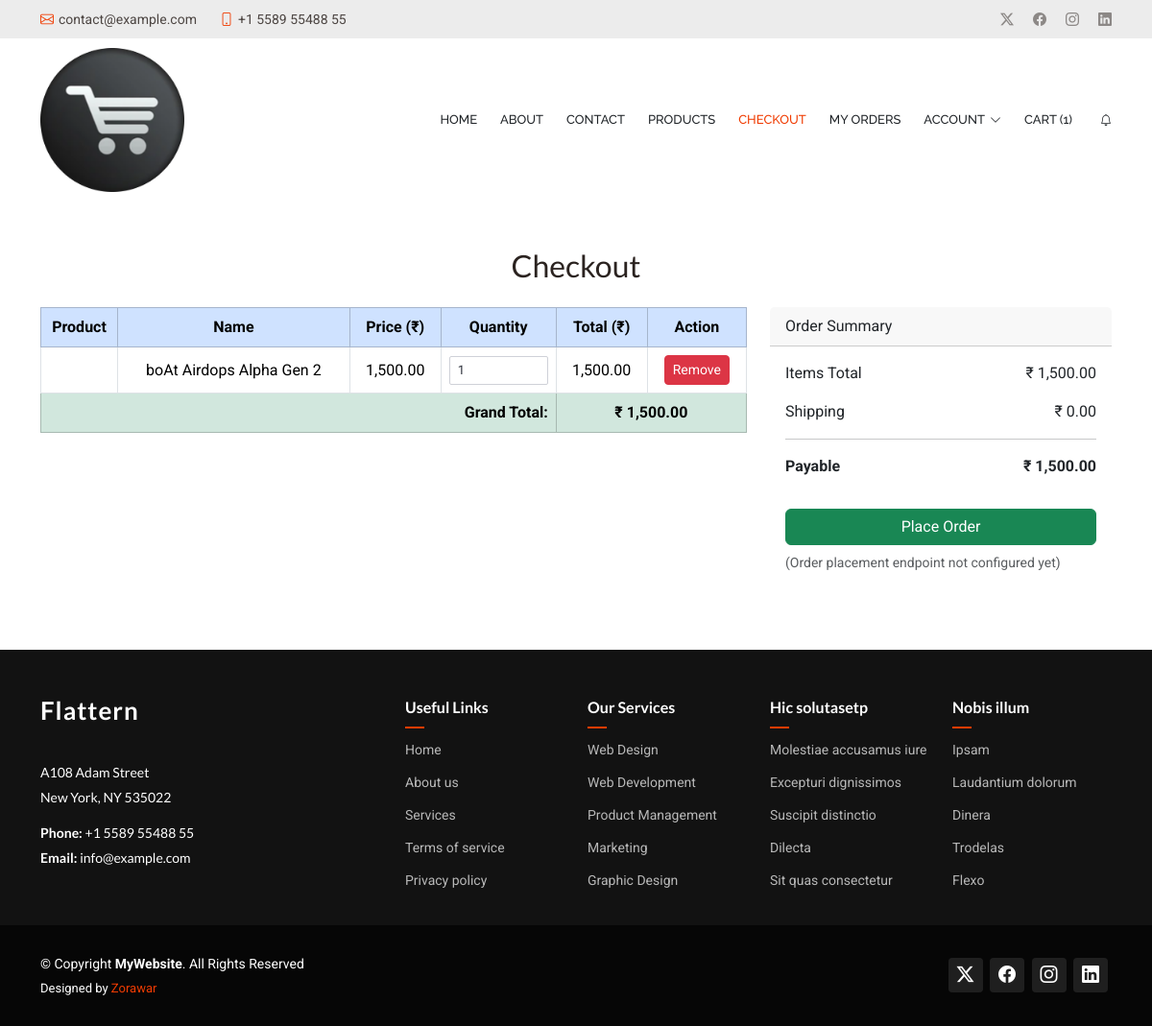
/checkout.php (signed in), run on an earlier commit of the app's database.
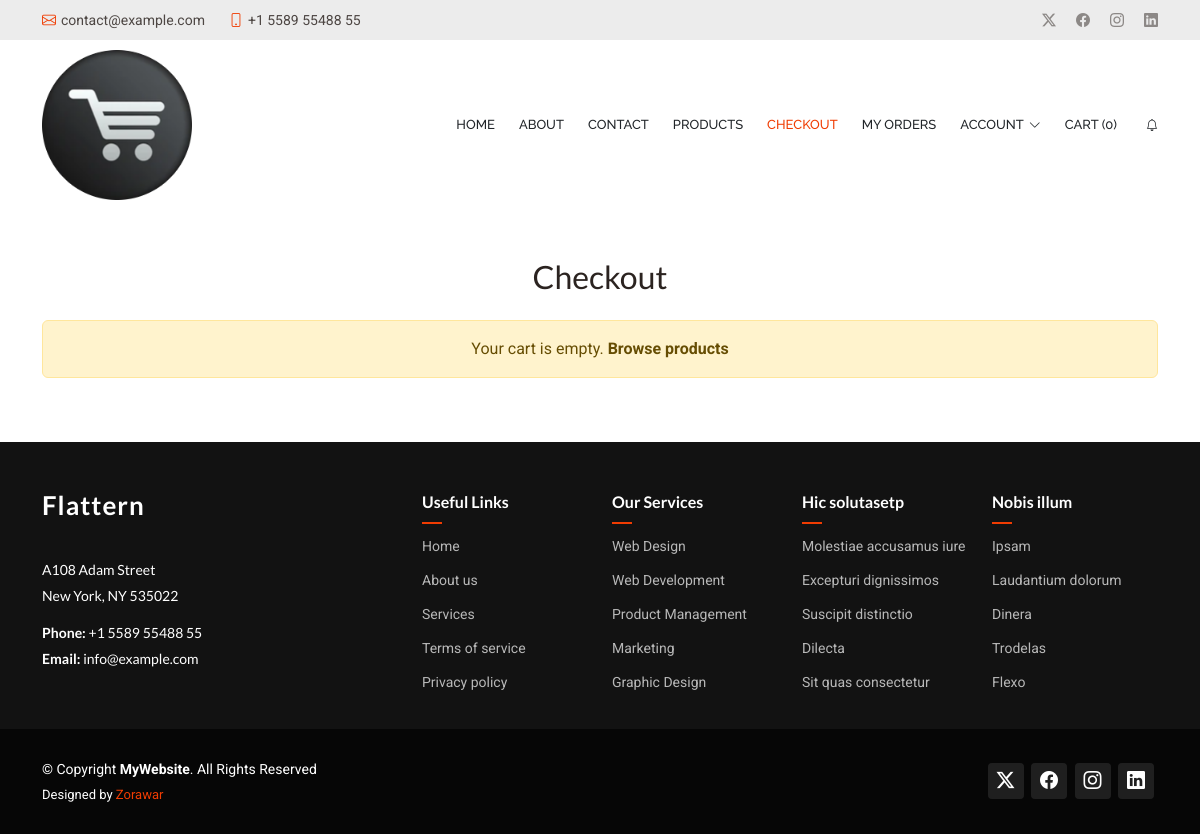
And on a later commit of the database.
### tables this page shows
CREATE TABLE `my_cart` (
  `id` int(11) NOT NULL,
  `cart_id` int(11) NOT NULL,
  `user_id` varchar(20) NOT NULL,
  `pro_id` int(11) NOT NULL,
  `quantity` int(11) DEFAULT 1,
  `total_pro_price` decimal(10,2) DEFAULT NULL,
  `created_at` timestamp NOT NULL DEFAULT current_timestamp()
);

CREATE TABLE `ec_products` (
  `id` int(11) NOT NULL,
  `pro_id` int(10) DEFAULT NULL,
  `pro_name` varchar(255) DEFAULT NULL,
  `pro_cate` int(10) DEFAULT NULL,
  `pro_sub_cate` int(10) DEFAULT NULL,
  `pro_desc` longblob DEFAULT NULL,
  `stock` int(10) DEFAULT NULL,
  `mrp` decimal(10,2) DEFAULT NULL,
  `selling_price` decimal(10,2) DEFAULT NULL,
  `pro_image` varchar(255) DEFAULT NULL,
  `meta_title` text DEFAULT NULL,
  `meta_desc` text DEFAULT NULL,
  `meta_key` text DEFAULT NULL,
  `status` int(11) DEFAULT NULL,
  `slug_url` text DEFAULT NULL,
  `added_on` varchar(30) DEFAULT NULL
);

### new_project_class.php (called while the page is built, shortened)
<?php
        class new_project_work
        {
            public function get_user_cart($connect, $user_id) {
                $user_id = mysqli_real_escape_string($connect, $user_id);
                $sql = "SELECT my_cart.*, ec_products.*
                            FROM my_cart
                            JOIN ec_products ON my_cart.pro_id = ec_products.pro_id
                            WHERE my_cart.user_id = '$user_id'";
                $result = mysqli_query($connect, $sql);
                return $result;
            }
        }
?>

### checkout.php (the view, shortened to what the changed rows need)
<?php
include("include/header.php");
$new_project = new new_project_work;
$user_id = $_SESSION['user_id'];
$cart_result = $new_project->get_user_cart($connect, $user_id);
?>
<div class="container py-5">
    <h2 class="mb-4 text-center">Checkout</h2>
    <?php if ($cart_result && mysqli_num_rows($cart_result) > 0): ?>
        <div class="row">
            <div class="col-lg-8">
                <div class="table-responsive">
                    <table class="table table-bordered align-middle text-center" id="checkout_table">
                        <thead class="table-primary">
                            <tr>
                                <th>Product</th>
                                <th>Name</th>
                                <th>Price (₹)</th>
                                <th>Quantity</th>
                                <th>Total (₹)</th>
                                <th>Action</th>
                            </tr>
                        </thead>
                        <tbody>
                            <?php
                            $grand_total = 0;
                            while($item = mysqli_fetch_assoc($cart_result)):
                                $line_total = (float)$item['total_pro_price'];
                                $grand_total += $line_total;
                            ?>
                            <tr data-pro-id="<?php echo $item['pro_id']; ?>">
                                <td style="width:80px"><img src="uploads/<?php echo htmlspecialchars($item['pro_image']); ?>" alt="" class="img-fluid" style="width:60px"></td>
                                <td><?php echo htmlspecialchars($item['pro_name']); ?></td>
                                <td class="price"><?php echo number_format($item['selling_price'], 2); ?></td>
                                <td style="width:120px">
                                    <input type="number" class="form-control form-control-sm quantity_input" value="<?php echo (int)$item['quantity']; ?>" min="1">
                                </td>
                                <td class="line-total"><?php echo number_format($line_total, 2); ?></td>
                                <td>
                                    <button class="btn btn-sm btn-danger remove-item-btn">Remove</button>
                                </td>
                            </tr>
                            <?php endwhile; ?>
                        </tbody>
                        <tfoot>
                            <tr class="table-success">
                                <td colspan="4" class="text-end fw-bold">Grand Total:</td>
                                <td colspan="2" class="fw-bold" id="grand_total">₹ <?php echo number_format($grand_total, 2); ?></td>
                            </tr>
                        </tfoot>
                    </table>
                </div>
            </div>
            <div class="col-lg-4">
                <div class="card">
                    <div class="card-header">Order Summary</div>
                    <div class="card-body">
                        <p class="d-flex justify-content-between"><span>Items Total</span> <span id="summary_total">₹ <?php echo number_format($grand_total, 2); ?></span></p>
                        <p class="d-flex justify-content-between"><span>Shipping</span> <span>₹ 0.00</span></p>
                        <hr>
                        <p class="d-flex justify-content-between fw-bold"><span>Payable</span> <span id="summary_payable">₹ <?php echo number_format($grand_total, 2); ?></span></p>
                        <form method="post" action="place_order.php">
                            <button type="submit" class="btn btn-success w-100 mt-3" id="place_order_btn" <?php echo ($grand_total>0)?'':'disabled'; ?>>Place Order</button>
                        </form>
                        <small class="text-muted d-block mt-2">(Order placement endpoint not configured yet)</small>
                    </div>
                </div>
            </div>
        </div>
    <?php else: ?>
        <div class="alert alert-warning text-center">Your cart is empty. <a href="products.php" class="alert-link">Browse products</a></div>
    <?php endif; ?>
</div>
<?php include("include/footer.php"); ?>

### include/header.php (shortened to what the changed rows need)
<?php
    include("db.php");
    include("new_project_class.php");
?>
<!DOCTYPE html>
<html lang="en">
<head>
  <link href='https://unpkg.com/boxicons@2.1.4/css/boxicons.min.css' rel='stylesheet'>
  <link href="assets/vendor/bootstrap/css/bootstrap.min.css" rel="stylesheet">
  <link href="assets/vendor/bootstrap-icons/bootstrap-icons.css" rel="stylesheet">
  <link href="assets/vendor/aos/aos.css" rel="stylesheet">
  <link href="assets/vendor/glightbox/css/glightbox.min.css" rel="stylesheet">
  <link href="assets/vendor/swiper/swiper-bundle.min.css" rel="stylesheet">
  <link href="https://cdn.jsdelivr.net/npm/bootstrap-icons@1.10.5/font/bootstrap-icons.css" rel="stylesheet">
  <link rel="stylesheet" href="https://cdn.jsdelivr.net/npm/bootstrap-icons@1.10.5/font/bootstrap-icons.css">
  <link href="assets/css/main.css" rel="stylesheet">
</head>
<body class="index-page">
  <header id="header" class="header">
    <div class="branding d-flex align-items-center">
      <div class="container position-relative d-flex align-items-center justify-content-between">
        <nav id="navmenu" class="navmenu">
          <ul>
            <?php
            function isActive($page_name, $current) {
                return ($current == $page_name) ? 'active' : '';
            }
            $current_page = basename($_SERVER['PHP_SELF']);
            ?>
            <li>
                <?php
                    if(!empty($_SESSION['user_id']))
                    {
                      $cart_count_select = "SELECT * FROM `my_cart` WHERE user_id = '".$_SESSION['user_id']."'";
                      $cart_count_query = mysqli_query($connect,$cart_count_select);
                      $cart_count_num_row = mysqli_num_rows($cart_count_query);
                              $cart_active = isActive('mycart.php', $current_page);
                              if($cart_count_num_row) {echo '<li><a href="mycart.php" class="'.$cart_active.'">Cart (<span id="cart_count">'.$cart_count_num_row.'</span>)</a></li>' ;}
                              else {echo '<li><a href="mycart.php" class="'.$cart_active.'">Cart (<span id="cart_count">0</span>)</a></li>' ;}
                    }
                    else
                    {
                        $login_active = isActive('login1.php', $current_page);
                        $register_active = isActive('register.php', $current_page);
                        echo'<li><a href="login1.php" class="'.$login_active.'">Login</a></li>
                            <li><a href="register.php" class="'.$register_active.'">Register</a></li>';
                    }
                ?>
          </ul>
        </nav>
      </div>
    </div>
  </header>

What changed in the data, as far as the page shows it:
removed my_cart: ec_products.pro_name "boAt Airdops Alpha Gen 2", ec_products.selling_price "1,500.00", quantity "1", total_pro_price "1,500.00"
Also different on the page:
$cart_count_num_row: "1" → (not shown)
$grand_total: "1,500.00" → (not shown)
text no longer shown: "Product Name Price (₹) Quantity Total (₹) Action Grand Total: ₹ Order Summary Items Total ₹ Shipping ₹ 0.00 Payable ₹ Place Order (Order placement endpoint not configured yet)"
text now shown: "0 Your cart is empty. Browse products"
